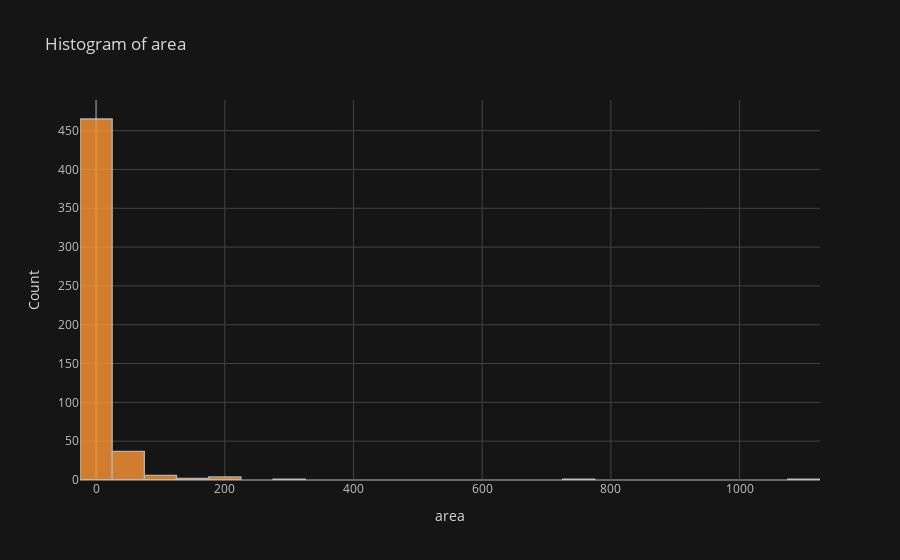

Notebook source saved alongside this figure:
### Markdown cell above
## Histogram of Area:

### Code cell
pd.DataFrame(df["area"]).iplot(kind="histogram", 
                bins=40, 
                theme="solar",
                title="Histogram of area",
                xTitle='area', 
                yTitle='Count',
                asFigure=True)

### Figure 1 — Plotly figure (JSON) as saved in the notebook; plotly's stock layout.template omitted (floating-point values rounded to 4 significant figures; data arrays with more than 128 entries replaced by an {"elided": "..."} marker saying what was removed)
{"data": [{"histfunc": "count", "histnorm": "", "marker": {"color": "rgba(255, 153, 51, 1.0)", "line": {"color": "#D9D9D9", "width": 1.3}}, "name": "area", "nbinsx": 40, "opacity": 0.8, "orientation": "v", "type": "histogram", "x": {"elided": "517 float values"}}], "layout": {"barmode": "overlay", "legend": {"bgcolor": "#151516", "font": {"color": "#D9D9D9"}}, "paper_bgcolor": "#151516", "plot_bgcolor": "#151516", "title": {"font": {"color": "#D9D9D9"}, "text": "Histogram of area"}, "xaxis": {"gridcolor": "#434343", "showgrid": true, "tickfont": {"color": "#C2C2C2"}, "title": {"font": {"color": "#D9D9D9"}, "text": "area"}, "zerolinecolor": "#666570"}, "yaxis": {"gridcolor": "#434343", "showgrid": true, "tickfont": {"color": "#C2C2C2"}, "title": {"font": {"color": "#D9D9D9"}, "text": "Count"}, "zerolinecolor": "#666570"}}}
